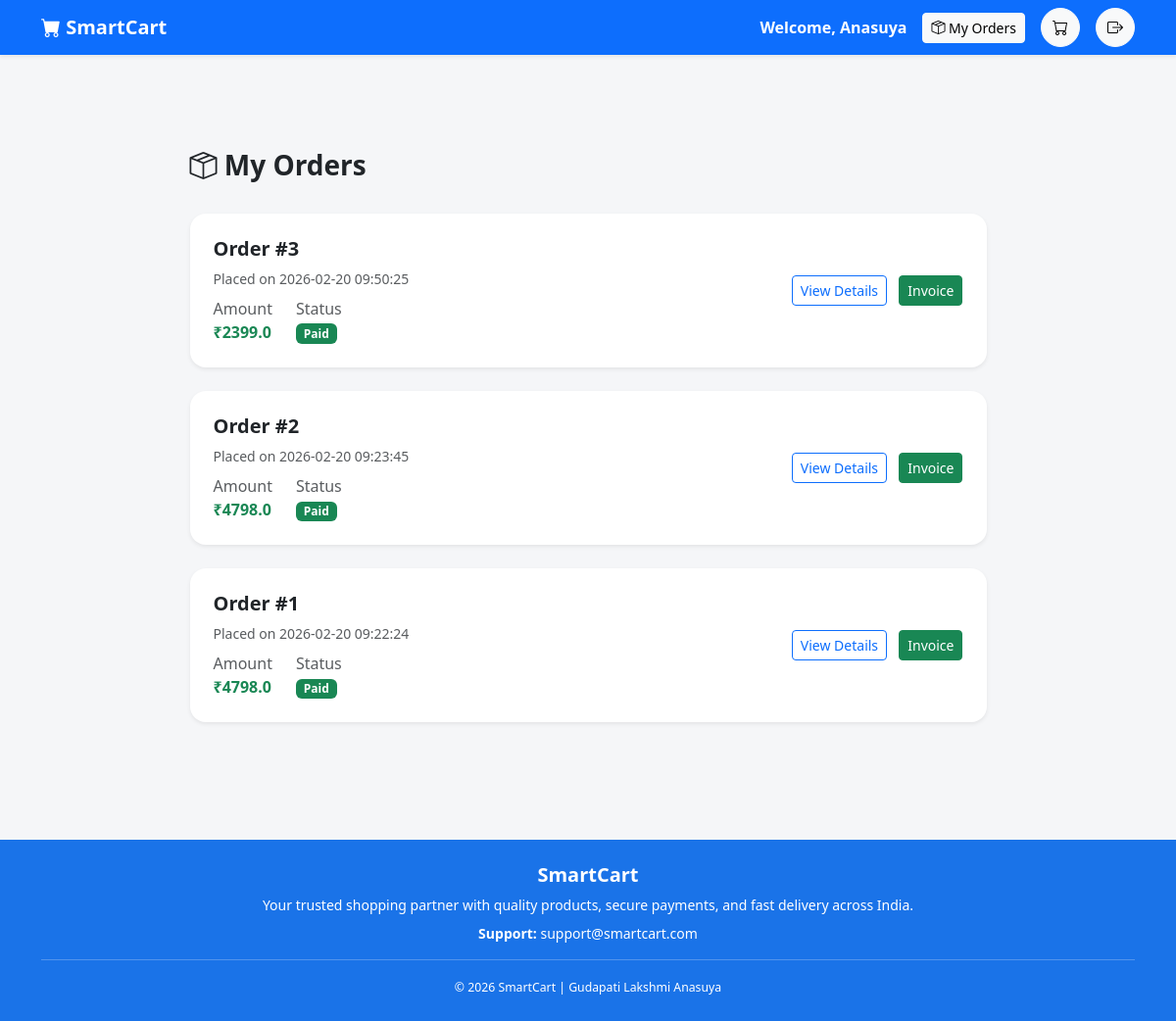
/user/my-orders (signed in), run on the app's committed database.
### tables this page shows
CREATE TABLE orders (
    order_id INTEGER PRIMARY KEY AUTOINCREMENT,
    user_id INTEGER NOT NULL,
    razorpay_order_id TEXT,
    razorpay_payment_id TEXT,
    amount REAL,
    payment_status TEXT,
    created_at TIMESTAMP DEFAULT CURRENT_TIMESTAMP,
    user_order_no INTEGER,
    city TEXT,
    address_id INTEGER
);

### app.py (the view)
@app.route('/user/my-orders')
def my_orders():
    if 'user_id' not in session:
        flash("Please login!", "danger")
        return redirect('/user/user-login')
    conn = get_db_connection()
    cursor = conn.cursor()
    cursor.execute(
        "SELECT * FROM orders WHERE user_id=? ORDER BY created_at DESC",
        (session['user_id'],)
    )
    orders = cursor.fetchall()
    cursor.close()
    conn.close()
    return render_template("user/my_orders.html", orders=orders)

### app.py (called while the page is built)
def get_db_connection():
    conn = sqlite3.connect('smartcart.db')
    conn.row_factory = sqlite3.Row
    return conn

### templates/user/my_orders.html (shortened to what this page needs)
{% extends "base1.html" %}
{% block content %}
<div class="container py-5">
    <div class="row justify-content-center">
        <div class="col-lg-9">
            <div class="d-flex justify-content-between align-items-center mb-4">
                <h3 class="fw-bold">
                    <i class="bi bi-box-seam"></i> My Orders
                </h3>
            </div>
            {% if orders|length == 0 %}
                <div class="card border-0 shadow-sm rounded-4 text-center p-5">
                    <i class="bi bi-cart-x text-muted" style="font-size: 50px;"></i>
                    <h5 class="mt-3">No Orders Yet</h5>
                    <p class="text-muted">
                        Looks like you haven't placed any orders.
                    </p>
                    <a href="/user/products" class="btn btn-primary mt-3 px-4">
                        Start Shopping
                    </a>
                </div>
            {% else %}
                {% for order in orders %}
                <div class="card border-0 shadow-sm rounded-4 mb-4">
                    <div class="card-body p-4">
                        <div class="row align-items-center">
                            <div class="col-md-8">
                                <h5 class="fw-bold mb-2">
                                    Order #{{ order.user_order_no }}
                                </h5>
                                <div class="text-muted small mb-2">
                                    Placed on {{ order.created_at }}
                                </div>
                                <div class="d-flex gap-4">
                                    <div>
                                        <span class="text-muted">Amount</span><br>
                                        <span class="fw-bold text-success">
                                            ₹{{ order.amount }}
                                        </span>
                                    </div>
                                    <div>
                                        <span class="text-muted">Status</span><br>
                                        {% if order.payment_status == 'Paid' %}
                                            <span class="badge bg-success">
                                                {{ order.payment_status }}
                                            </span>
                                        {% else %}
                                            <span class="badge bg-warning text-dark">
                                                {{ order.payment_status }}
                                            </span>
                                        {% endif %}
                                    </div>
                                </div>
                            </div>
                            <div class="col-md-4 text-md-end mt-3 mt-md-0">
                                <a href="/user/order-success/{{ order.order_id }}"
                                   class="btn btn-outline-primary btn-sm me-2">
                                    View Details
                                </a>
                                <a href="/user/download-invoice/{{ order.order_id }}"
                                   class="btn btn-success btn-sm">
                                    Invoice
                                </a>
                            </div>
                        </div>
                    </div>
                </div>
                {% endfor %}
            {% endif %}
        </div>
    </div>
</div>
{% endblock %}

### templates/base1.html (shortened to what this page needs)
<!DOCTYPE html>
<html lang="en">
<head>
    <link rel="stylesheet" href="https://cdn.jsdelivr.net/npm/bootstrap-icons@1.11.1/font/bootstrap-icons.css">
    <link href="https://cdn.jsdelivr.net/npm/bootstrap@5.3.2/dist/css/bootstrap.min.css" rel="stylesheet">
</head>
<body class="d-flex flex-column min-vh-100">
<nav class="navbar navbar-expand-lg navbar-dark shadow-sm" style="background-color: #0d6efd;">
    <div class="container">
        <a class="navbar-brand fw-bold text-white" href="/user/products">
            <i class="bi bi-cart-fill"></i> SmartCart
        </a>
        <div class="collapse navbar-collapse" id="navbarNav">
            {% if session.get('user_id') %}
            <ul class="navbar-nav ms-auto align-items-lg-center gap-lg-3 text-center text-lg-start">
                <li class="nav-item">
                    <span class="fw-semibold text-white d-block py-2">
                        Welcome, {{ session['user_name'] }}
                    </span>
                </li>
                <li class="nav-item">
                    <a href="/user/my-orders" class="btn btn-light btn-sm w-100 w-lg-auto">
                        <i class="bi bi-box-seam"></i> My Orders
                    </a>
                </li>
                <li class="nav-item">
                    <a href="/user/cart"
                       class="btn btn-light position-relative d-flex align-items-center justify-content-center"
                       style="width:40px; height:40px; border-radius:50%;">
                        <i class="bi bi-cart"></i>
                    </a>
                </li>
                <li class="nav-item">
                    <a href="/user-logout"
                       class="btn btn-light d-flex align-items-center justify-content-center"
                       style="width:40px; height:40px; border-radius:50%;">
                        <i class="bi bi-box-arrow-right"></i>
                    </a>
                </li>
            </ul>
            {% endif %}
        </div>
    </div>
</nav>
<div class="container my-5">
    {% block content %}{% endblock %}
</div>
<footer class="text-white text-center py-4 mt-auto" style="background-color:#1a73e8;">
    <div class="container">
        <h5 class="fw-bold mb-2">SmartCart</h5>
        <p class="mb-2">
            Your trusted shopping partner with quality products, secure payments,
            and fast delivery across India.
        </p>
        <p class="mb-2">
            <strong>Support:</strong> support@smartcart.com
        </p>
        <hr class="border-light">
        <small>© 2026 SmartCart | Gudapati Lakshmi Anasuya</small>
    </div>
</footer>
</body>
</html>

### templates/base1.html (style rules this page uses)
body { background-color: #f5f6f8; }
footer { font-size: 14px; }

### data on the page
orders: user_order_no "3", created_at "2026-02-20 09:50:25", amount "2399.0", payment_status "Paid"
orders: user_order_no "2", created_at "2026-02-20 09:23:45", amount "4798.0", payment_status "Paid"
orders: user_order_no "1", created_at "2026-02-20 09:22:24", amount "4798.0", payment_status "Paid"

### other printed values
{{ session['user_name'] }} "Anasuya"
